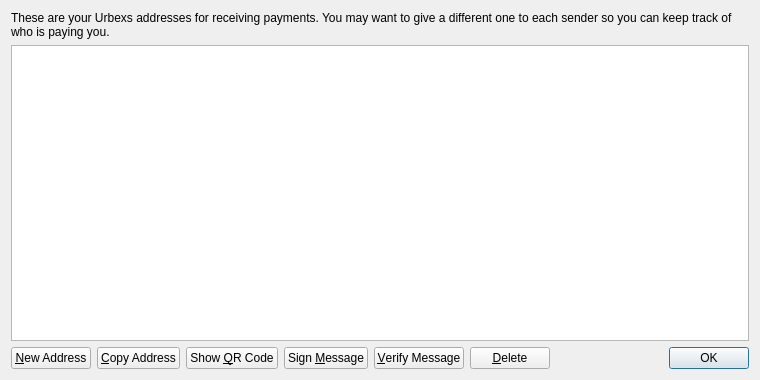
<?xml version="1.0" encoding="UTF-8"?>
<ui version="4.0">
 <class>AddressBookPage</class>
 <widget class="QWidget" name="AddressBookPage">
  <property name="geometry">
   <rect>
    <x>0</x>
    <y>0</y>
    <width>760</width>
    <height>380</height>
   </rect>
  </property>
  <property name="windowTitle">
   <string>Address Book</string>
  </property>
  <layout class="QVBoxLayout" name="verticalLayout">
   <item>
    <widget class="QLabel" name="labelExplanation">
     <property name="text">
      <string>These are your Urbexs addresses for receiving payments. You may want to give a different one to each sender so you can keep track of who is paying you.</string>
     </property>
     <property name="textFormat">
      <enum>Qt::PlainText</enum>
     </property>
     <property name="wordWrap">
      <bool>true</bool>
     </property>
    </widget>
   </item>
   <item>
    <widget class="QTableView" name="tableView">
     <property name="contextMenuPolicy">
      <enum>Qt::CustomContextMenu</enum>
     </property>
     <property name="toolTip">
      <string>Double-click to edit address or label</string>
     </property>
     <property name="tabKeyNavigation">
      <bool>false</bool>
     </property>
     <property name="selectionMode">
      <enum>QAbstractItemView::SingleSelection</enum>
     </property>
     <property name="selectionBehavior">
      <enum>QAbstractItemView::SelectRows</enum>
     </property>
     <property name="sortingEnabled">
      <bool>true</bool>
     </property>
     <attribute name="verticalHeaderVisible">
      <bool>false</bool>
     </attribute>
    </widget>
   </item>
   <item>
    <layout class="QHBoxLayout" name="horizontalLayout">
     <item>
      <widget class="QPushButton" name="newAddressButton">
       <property name="toolTip">
        <string>Create a new address</string>
       </property>
       <property name="text">
        <string>&amp;New Address</string>
       </property>
      </widget>
     </item>
     <item>
      <widget class="QPushButton" name="copyToClipboard">
       <property name="toolTip">
        <string>Copy the currently selected address to the system clipboard</string>
       </property>
       <property name="text">
        <string>&amp;Copy Address</string>
       </property>
      </widget>
     </item>
     <item>
      <widget class="QPushButton" name="showQRCode">
       <property name="text">
        <string>Show &amp;QR Code</string>
       </property>
      </widget>
     </item>
     <item>
      <widget class="QPushButton" name="signMessage">
       <property name="toolTip">
        <string>Sign a message to prove you own a Urbexs address</string>
       </property>
       <property name="text">
        <string>Sign &amp;Message</string>
       </property>
      </widget>
     </item>
     <item>
      <widget class="QPushButton" name="verifyMessage">
       <property name="toolTip">
        <string>Verify a message to ensure it was signed with a specified Urbexs address</string>
       </property>
       <property name="text">
        <string>&amp;Verify Message</string>
       </property>
      </widget>
     </item>
     <item>
      <widget class="QPushButton" name="deleteButton">
       <property name="toolTip">
        <string>Delete the currently selected address from the list</string>
       </property>
       <property name="text">
        <string>&amp;Delete</string>
       </property>
      </widget>
     </item>
     <item>
      <spacer name="horizontalSpacer">
       <property name="orientation">
        <enum>Qt::Horizontal</enum>
       </property>
       <property name="sizeHint" stdset="0">
        <size>
         <width>40</width>
         <height>20</height>
        </size>
       </property>
      </spacer>
     </item>
     <item>
      <widget class="QDialogButtonBox" name="buttonBox">
       <property name="sizePolicy">
        <sizepolicy hsizetype="Maximum" vsizetype="Fixed">
         <horstretch>0</horstretch>
         <verstretch>0</verstretch>
        </sizepolicy>
       </property>
       <property name="standardButtons">
        <set>QDialogButtonBox::Ok</set>
       </property>
      </widget>
     </item>
    </layout>
   </item>
  </layout>
 </widget>
 <resources>
  <include location="../bitcoin.qrc"/>
 </resources>
 <connections/>
</ui>
